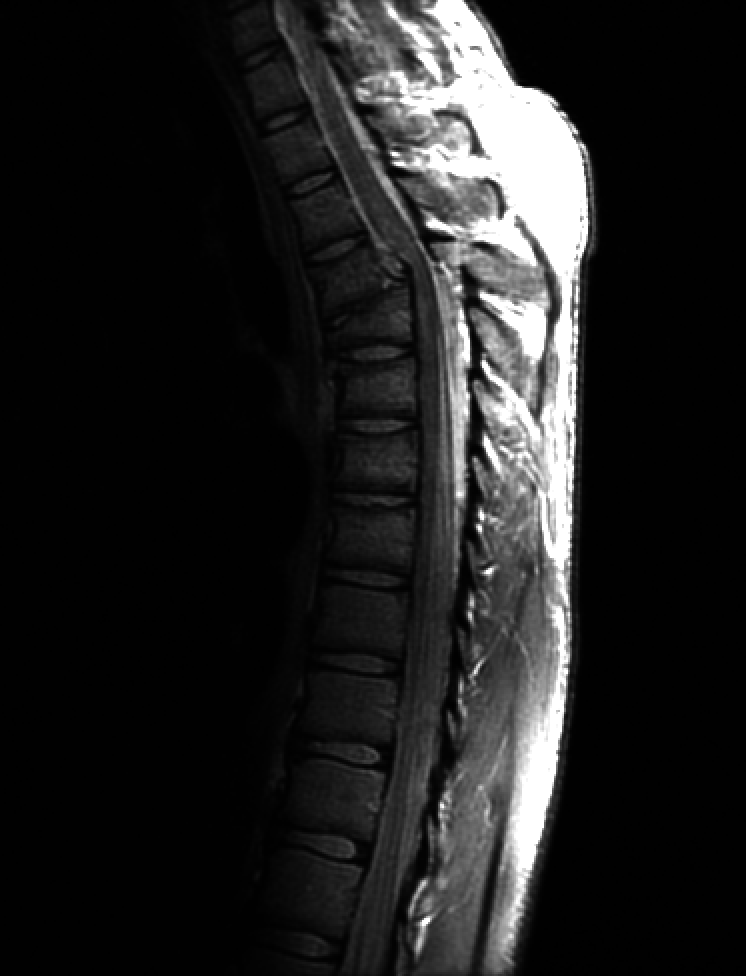
#> input picture HW2/spine.tif, 746 x 976 px
$ python Q2.py
#> lines starting #> are read from the running program, lines starting #| are printed output that depends on the picture; after the words box and inside, x2 and y2 are one past the last pixel; in counts of white or black regions, pixels touching at a corner belong together
import cv2 as cv
import matplotlib.pyplot as plt
import numpy as np

img = cv.imread('spine.tif')
#> img is the input picture: shape (976, 746, 3); min 0, max 255, mean 32.6
img = cv.cvtColor(img, cv.COLOR_BGR2GRAY)
#> img: shape (976, 746)

plt.subplot(121)
plt.title('original image')
plt.imshow(img, cmap='gray')
plt.subplot(122)
histogram = cv.calcHist([img], [0], None, [256], [0, 256])
#> histogram = 256 values, max 407152 at index 1, min 0 at index 59, mean 2844.1
plt.title('original histogram')
plt.plot(histogram, color='r')
plt.show()
#> figure, not shown here; panel 2: curve peaks at x = 1, y = 407152


# np.log
def logarithmic_function(n):
#> called with n = 255
    c = n/(np.log(1 + np.max(img)))
#> c = 45.99
    log_transformed = np.uint8(c * np.log1p(img))
    plt.subplot(121)
    title = 'n= ' + str(n) + ' transformed image'
    plt.title(title)
    plt.imshow(log_transformed, cmap='gray')
    plt.subplot(122)
    histogram = cv.calcHist([log_transformed], [0], None, [256], [0, 256])
#> histogram = 256 values, max 407152 at index 31, min 0 at index 1, mean 2844.1
    plt.title('transformed histogram')
    plt.plot(histogram, color='r')
    plt.show()
#> figure, not shown here; panel 2: curve peaks at x = 31, y = 407152


logarithmic_function(255)
logarithmic_function(100)
#> call 2 of logarithmic_function, with n = 100
#> in logarithmic_function (call 2), `c = n/(np.log(1 + np.max(img)))`: c = 18.03
#> in logarithmic_function (call 2), `log_transformed = np.uint8(c * np.log1p(img))`:
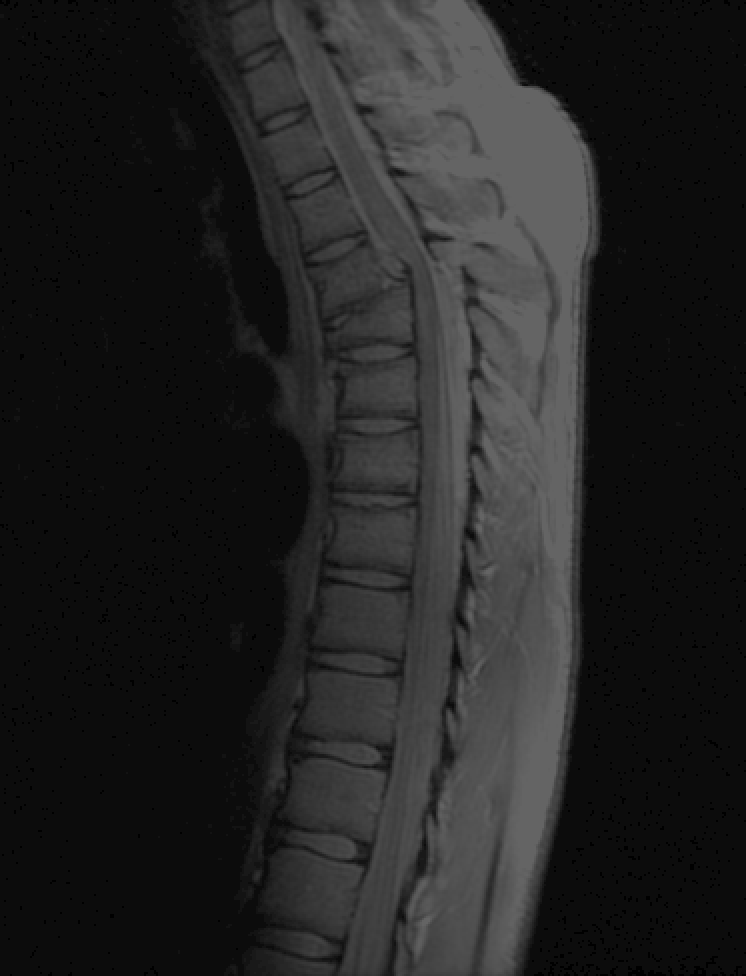
#> log_transformed: shape (976, 746); min 0, max 100, mean 34.5
#> in logarithmic_function (call 2), `histogram = cv.calcHist([log_transformed], [0], None, [256], [0, 256])`: histogram = 256 values, max 407152 at index 12, min 0 at index 1, mean 2844.1
#> in logarithmic_function (call 2), `plt.show()`:
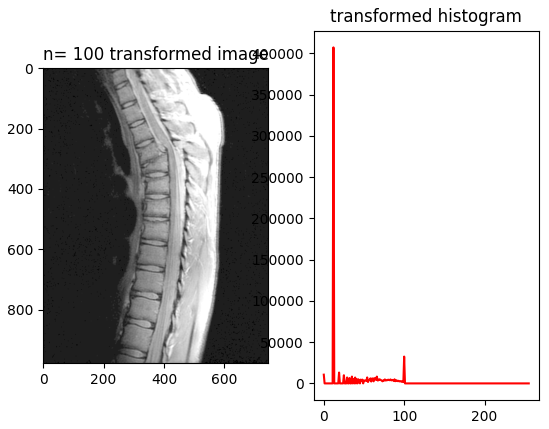
#> figure drawn by matplotlib, 2 panels; panel 2: curve peaks at x = 12, y = 407152
logarithmic_function(50)
#> call 3 of logarithmic_function, with n = 50
#> in logarithmic_function (call 3), `c = n/(np.log(1 + np.max(img)))`: c = 9.02
#> in logarithmic_function (call 3), `log_transformed = np.uint8(c * np.log1p(img))`:
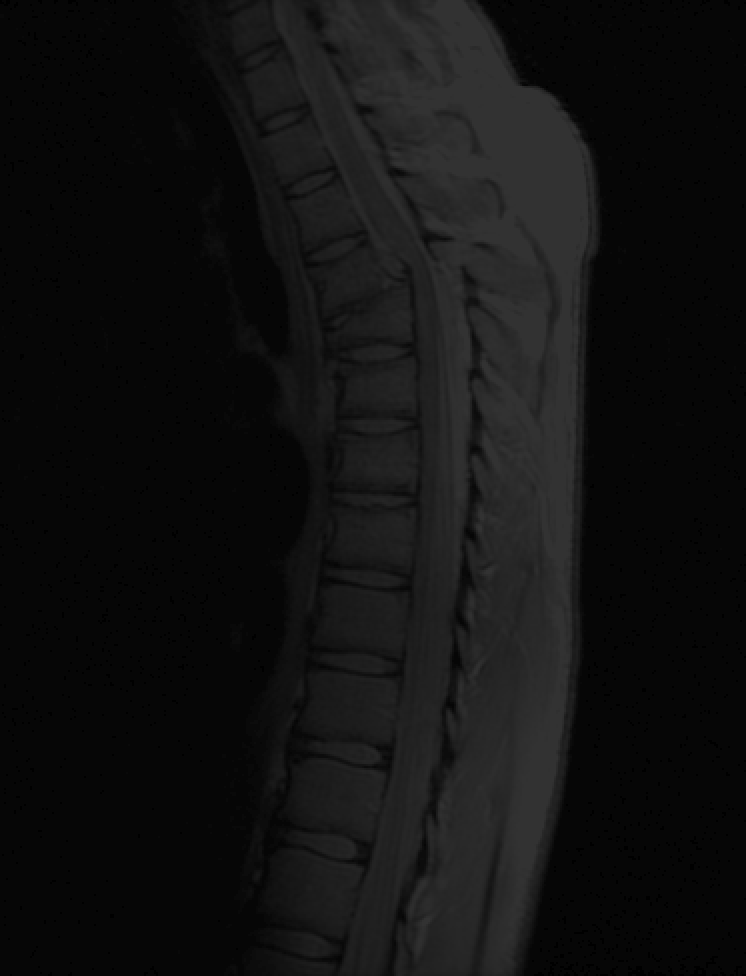
#> log_transformed: shape (976, 746); min 0, max 50, mean 17.1
#> in logarithmic_function (call 3), `histogram = cv.calcHist([log_transformed], [0], None, [256], [0, 256])`: histogram = 256 values, max 407152 at index 6, min 0 at index 1, mean 2844.1
# np.log10
n = 255
to_be_changed = img.copy().astype('uint64')
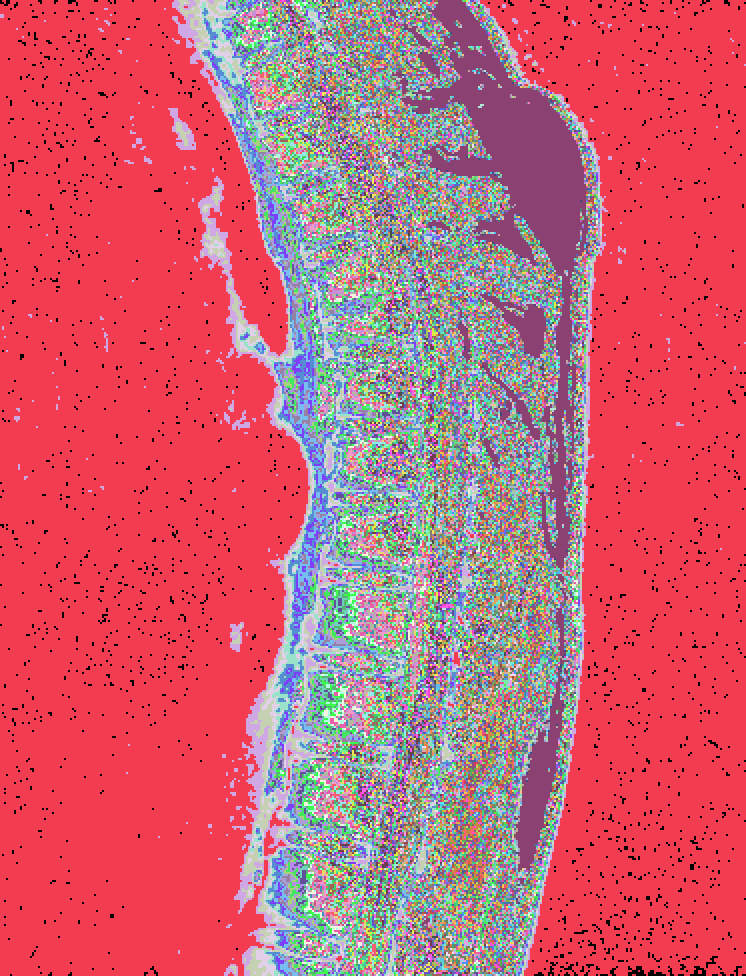
#> to_be_changed: shape (976, 746) uint64; 158 distinct labels, from 0 to 255; one colour per label, 0 black
c = n/(np.log10(1 + np.max(img)))
#> c = 105.9
transformed = c * np.log10(to_be_changed + 1)
log_transformed = np.array(transformed, dtype=np.uint8)
plt.subplot(121)
title = 'log10 transformed image'
plt.title(title)
plt.imshow(log_transformed, cmap='gray')
plt.subplot(122)
histogram = cv.calcHist([log_transformed], [0], None, [256], [0, 256])
#> histogram = 256 values, max 407152 at index 31, min 0 at index 1, mean 2844.1
plt.title('transformed histogram')
plt.plot(histogram, color='b')
plt.show()
#> figure, not shown here; panel 2: curve peaks at x = 31, y = 407152

# b
img = cv.imread('kidney.tif')
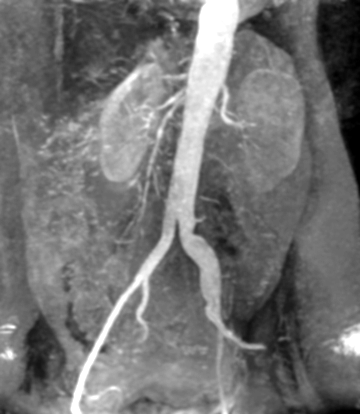
#> input picture HW2/kidney.tif, 360 x 414 px
#> img is the input picture: shape (414, 360, 3); min 0, max 255, mean 115
img = cv.cvtColor(img, cv.COLOR_BGR2GRAY)
#> img: shape (414, 360)
plt.title('Original Image')
plt.imshow(img, cmap='gray')
plt.show()

figure1 = img.copy()
figure2 = img.copy()
# print(type(figure1))
# print(figure1.shape[0])

for pix in range(0, figure1.shape[0]):
    for pixc in range(0, figure1.shape[1]):
        if figure1[pix][pixc] <= 160 or figure1[pix][pixc] >= 240:
            figure1[pix][pixc] = 20
        if 160 < figure1[pix][pixc] < 240:
            figure1[pix][pixc] = 150
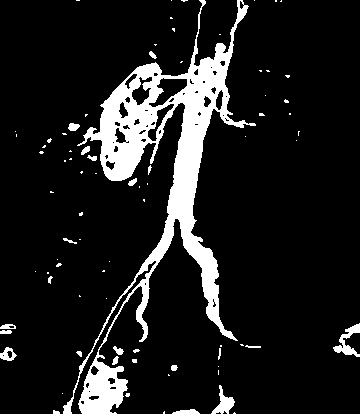
#> figure1: shape (414, 360); values 20 (black) and 150 (white), 11.7% white; 80 white regions (58 under 20 px), largest, box (x1, y1, x2, y2) and area: (63, 0, 256, 414) 15565, (333, 323, 360, 357) 343, (211, 385, 235, 414) 287

plt.title('figure1')
plt.imshow(figure1, cmap='gray', vmin=0, vmax=255)
plt.show()


for pix in range(0, figure2.shape[0]):
    for pixc in range(0, figure2.shape[1]):
        if 100 <= figure2[pix][pixc] <= 165:
            figure2[pix][pixc] = 200
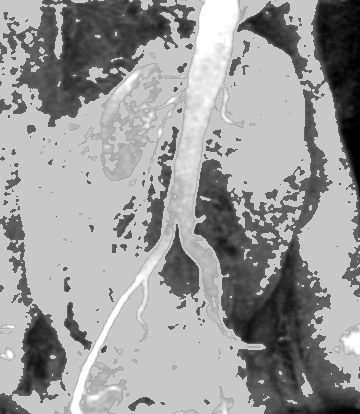
#> figure2: shape (414, 360); min 0, max 255, mean 154.7

plt.title('figure2')
plt.imshow(figure2, cmap='gray', vmin=0, vmax=255)
plt.show()
